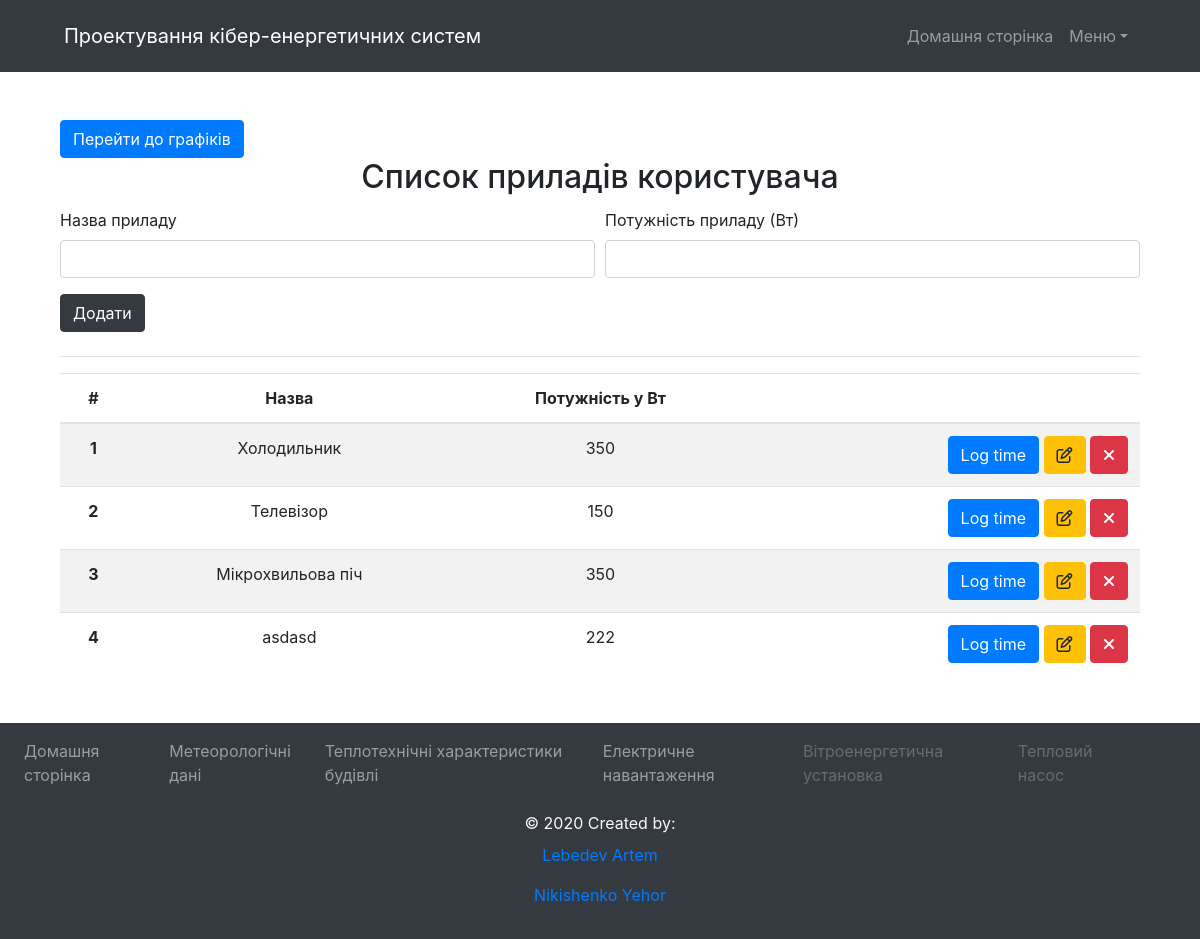
/electric-supply-items, run on the app's committed database.
### app/main/models.py (models this page shows, shortened)
class Item(db.Model):
    __tablename__ = 'items'
    id = db.Column(db.Integer(), primary_key=True)
    name = db.Column(db.String(255), nullable=False, unique=True)
    electric_power = db.Column(db.Integer(), nullable=False)
    user_id = db.Column(db.Integer(), db.ForeignKey("site_users.id"))
    use_times = db.relationship('UseTime', backref='item')

### app/main/routes.py (the view)
@main.route('/electric-supply-items', methods=["GET", "POST"])
def electric_supply_items():
    form = ItemForm()
    user: int = User.query.first()
    if request.method == "POST":
        if form.validate_on_submit():
            item = Item(name=form.name.data, electric_power=form.electric_power.data, user_id=user.id)
            db.session.add(item)
            db.session.commit()
            flash("Новий пристрій було додано!", 'success')
    items = Item.query.filter_by(user_id=user.id)
    return render_template(
        "electric-supply-items.html", form=form, items=items
    )

### electric_supply/forms.py
class ItemForm(FlaskForm):
    name = StringField(
        'Назва приладу',
        validators=[
            DataRequired(message="Обов'язкове для заповнення"),
            Length(min=3, max=255, message="Некоректна довжина назви")
        ],
    )
    electric_power = IntegerField(
        "Потужність приладу (Вт)",
        validators=[DataRequired(), NumberRange(0, 2000)],
    )

### app/templates/electric-supply-items.html (shortened to what this page needs)
{% extends "layout.html" %}
{% import "bootstrap/wtf.html" as wtf %}
{% block content %}
    <div class="container">
            <a type="button" class="btn btn-primary" href="{{ url_for("main.electric_supply") }}">Перейти до графіків</a>
     <h2 class="card-title" align="center">Список приладів користувача {{ items.first.full_name }}</h2>
             <form method="post">
                    <div class="form-row align-items-baseline">
                        <div class="col">
                            {{ wtf.form_field(form.name, class_="form-control") }}
                        </div>
                        <div class="col">
                            {{ wtf.form_field(form.electric_power, class_="form-control") }}
                        </div>
                    </div>
                     <div class="form_item">
                        <input type="submit" class="btn btn-dark mb-2" value="Додати">
                     </div>
              </form>
            <hr>
            <table class="table table-striped text-center">
                <thead>
                    <tr>
                        <th scope="col">#</th>
                        <th scope="col">Назва</th>
                        <th scope="col">Потужність у Вт</th>
                        <th scope="col"></th>
                    </tr>
                </thead>
                <tbody>
                {% for item in items %}
                    <tr>
                      <th scope="row">{{ loop.index }}</th>
                      <td>{{item.name}}</td>
                      <td>{{item.electric_power}}</td>
                      <td class="text-right">
                          <a href="{{ url_for('main.electric_supply_items_log', item_id = item.id ) }}" class="btn btn-primary">Log time</a>
                          <a href="{{ url_for('main.electric_supply_items_edit', item_id = item.id ) }}" class="btn btn-warning"><i class="far fa-edit"></i></a>
                          <a href="{{ url_for('main.electric_supply_items_delete', item_id = item.id ) }}" class="btn btn-danger"><i class="fas fa-times"></i></a>
                      </td>
                    </tr>
                {% endfor %}
            </table>
        </div>
{% endblock %}

### data on the page
Item: name "Холодильник", electric_power "350"
Item: name "Телевізор", electric_power "150"
Item: name "Мікрохвильова піч", electric_power "350"
Item: name "asdasd", electric_power "222"
